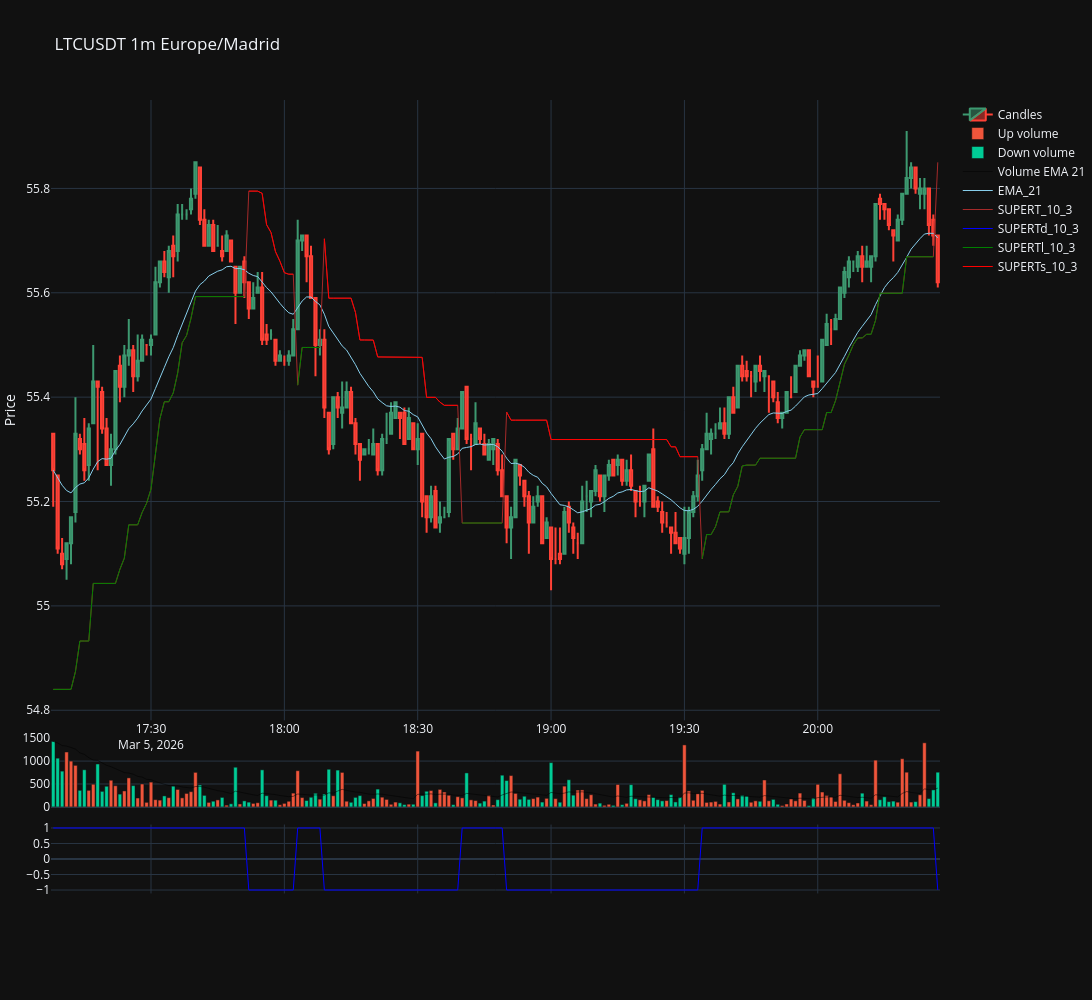

Notebook cell for this chart:
### Markdown cell above
# Plots

Another Jupyter Notebook is available with more examples about plotting.

These are the very basics.

### Code cell
lun.plot()
